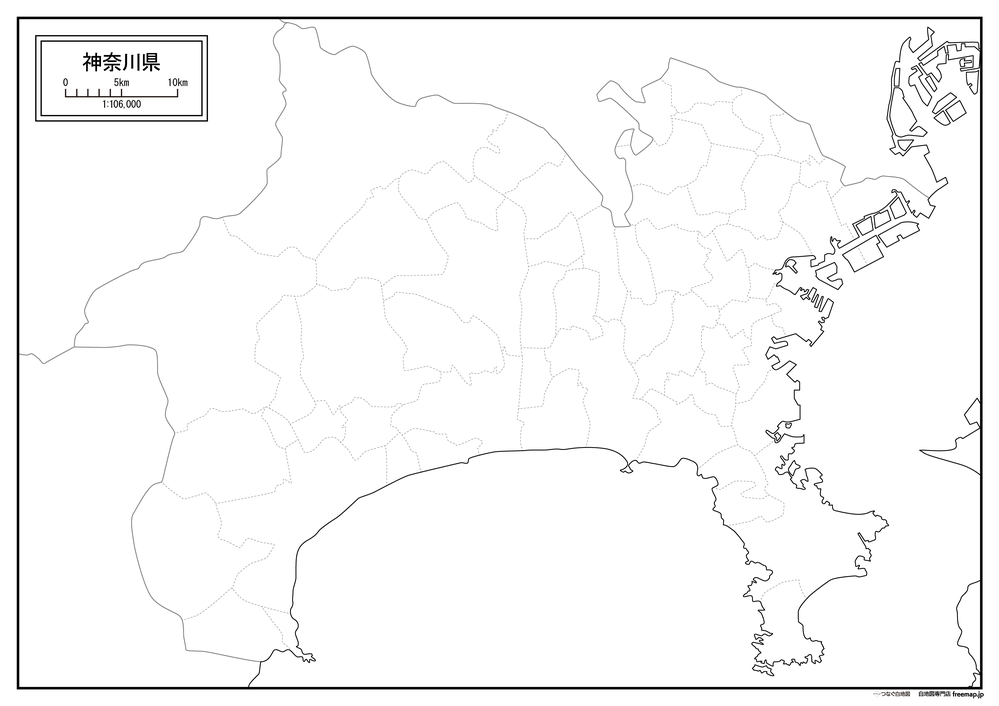
#> input picture images/KANAGAWA0.png, 999 x 706 px, shrunk from 4768 x 3368 before the run
$ python png_to_svg.py ../images/KANAGAWA0.png ../map-data/KANAGAWA_raw.svg
#> lines starting #> are read from the running program, lines starting #| are printed output that depends on the picture; after the words box and inside, x2 and y2 are one past the last pixel; in counts of white or black regions, pixels touching at a corner belong together
#!/usr/bin/env python3
"""
PNG白地図から輪郭を抽出し、SVGファイルを生成するツール。

使い方:
    python png_to_svg.py <input_png> <output_svg>

例:
    python png_to_svg.py ../images/KANAGAWA0.png ../map-data/KANAGAWA_raw.svg
"""

import sys
import cv2
import numpy as np
import svgwrite


def extract_contours(image_path: str, min_area: float = 500.0):
    """PNG画像から閉領域の輪郭を抽出する"""
#> called with image_path = '../images/KANAGAWA0.png', min_area = 500
    img = cv2.imread(image_path, cv2.IMREAD_GRAYSCALE)
    if img is None:
        raise FileNotFoundError(f"画像を読み込めません: {image_path}")

    # 二値化（白地図の境界線は黒い線）
    _, binary = cv2.threshold(img, 200, 255, cv2.THRESH_BINARY_INV)
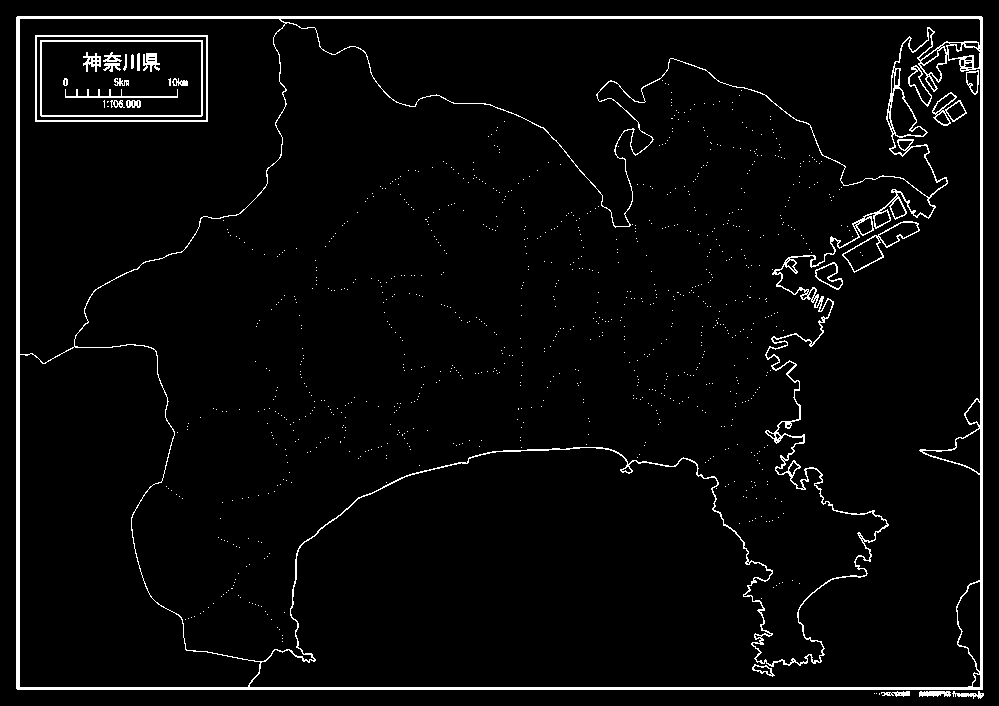
#> binary: shape (706, 999); 3.6% white; 968 white regions (945 under 20 px), largest, box (x1, y1, x2, y2) and area: (16, 16, 983, 690) 19867, (35, 35, 208, 122) 1024, (40, 40, 203, 117) 942

    # ノイズ除去
    kernel = np.ones((2, 2), np.uint8)
    binary = cv2.morphologyEx(binary, cv2.MORPH_CLOSE, kernel)
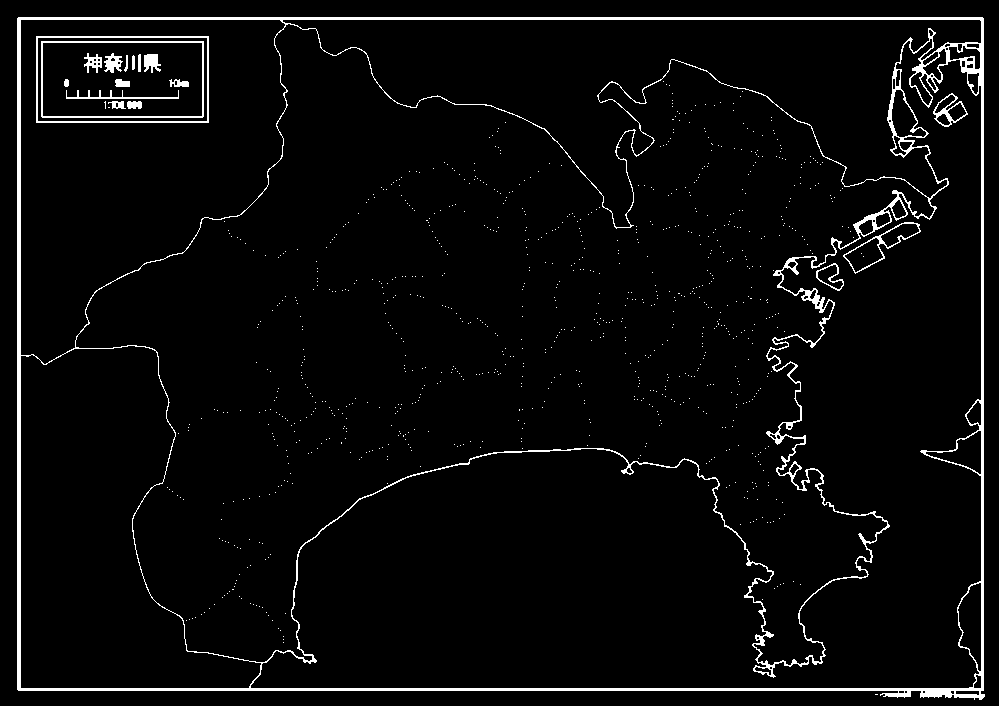
#> binary: shape (706, 999); 3.7% white; 956 white regions (938 under 20 px)

    # 輪郭抽出
    contours, hierarchy = cv2.findContours(
        binary, cv2.RETR_CCOMP, cv2.CHAIN_APPROX_SIMPLE
    )
#> contours = 1025 contours, 964 with area under 20; largest, box (x1, y1, x2, y2) and area: (17, 17, 985, 700) 650630, (75, 23, 935, 666) 277310, (250, 38, 982, 689) 181110, (20, 19, 287, 365) 65057, (282, 19, 982, 228) 58777

    # 面積でフィルタリング（小さすぎるノイズを除去）
    filtered = []
    if hierarchy is not None:
        for i, contour in enumerate(contours):
            area = cv2.contourArea(contour)
            if area >= min_area:
                # 輪郭を簡略化
                epsilon = 0.001 * cv2.arcLength(contour, True)
                approx = cv2.approxPolyDP(contour, epsilon, True)
                if len(approx) >= 3:
                    filtered.append({
                        "contour": approx,
                        "area": area,
                        "hierarchy": hierarchy[0][i],
                    })
#> this loop made 1025 passes
#> (area, epsilon, approx) on pass 971: (14792, 0.516, [[36, 36], [36, 122], [208, 122], [208, 36]])
#> after the loop, filtered = 16 items

    return filtered, img.shape


# [11 lines left out: function contour_to_svg_path, not called in this run]


def create_svg(contours, image_shape, output_path: str):
    """輪郭からSVGファイルを生成する"""
    height, width = image_shape[:2]

    dwg = svgwrite.Drawing(output_path, size=(width, height))
    dwg.viewbox(0, 0, width, height)

    # 面積の大きい順にソート（背景が先、小さい領域が後）
    sorted_contours = sorted(contours, key=lambda c: c["area"], reverse=True)

    for i, item in enumerate(sorted_contours):
        path_d = contour_to_svg_path(item["contour"])
        if path_d:
            dwg.add(dwg.path(
                d=path_d,
                id=f"region_{i:03d}",
                fill="white",
                stroke="black",
                stroke_width=0.5,
            ))

    dwg.save()
    print(f"SVG生成完了: {output_path}")
    print(f"  画像サイズ: {width} x {height}")
    print(f"  検出領域数: {len(contours)}")


def main():
    if len(sys.argv) != 3:
        print(__doc__)
        sys.exit(1)

    input_path = sys.argv[1]
    output_path = sys.argv[2]

    contours, shape = extract_contours(input_path)
#> contours = 16 items; shape = (706, 999)
    create_svg(contours, shape, output_path)
#> in create_svg, `height, width = image_shape[:2]`: height = 706; width = 999
#> (the call stopped at in create_svg, `dwg = svgwrite.Drawing(output_path, size=(width, height))`: svgwrite is not available in this run)


if __name__ == "__main__":
    main()

$ run again, with images/KANAGAWA1.png copied over images/KANAGAWA0.png
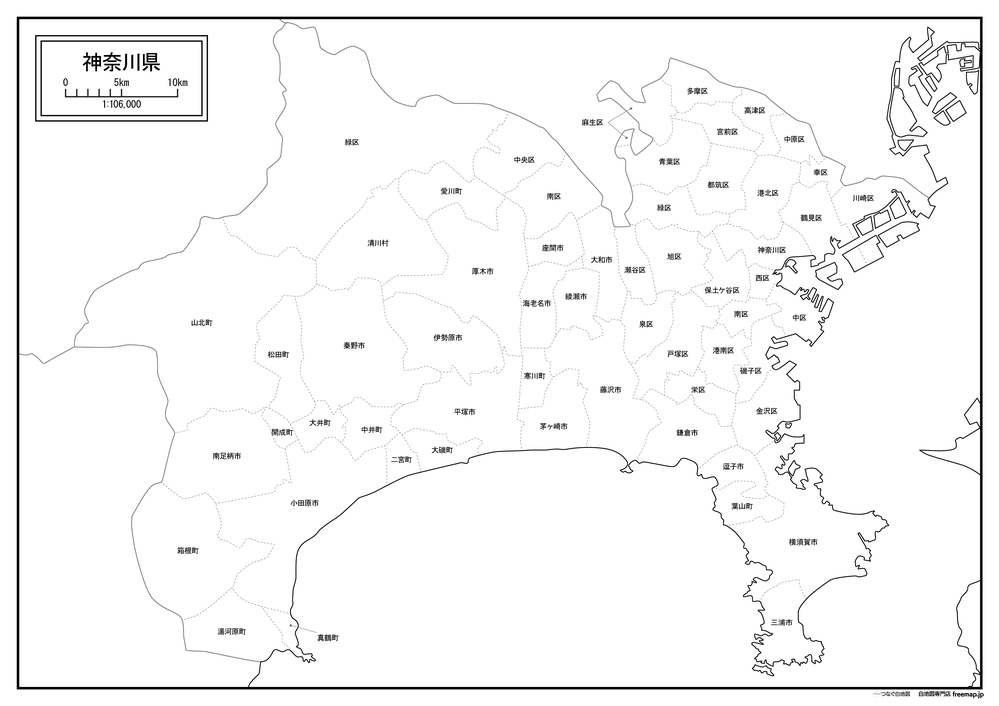
#> input picture images/KANAGAWA1.png, 999 x 706 px, shrunk from 4768 x 3368 before the run
#> in extract_contours, `_, binary = cv2.threshold(img, 200, 255, cv2.THRESH_BINARY_INV)`:
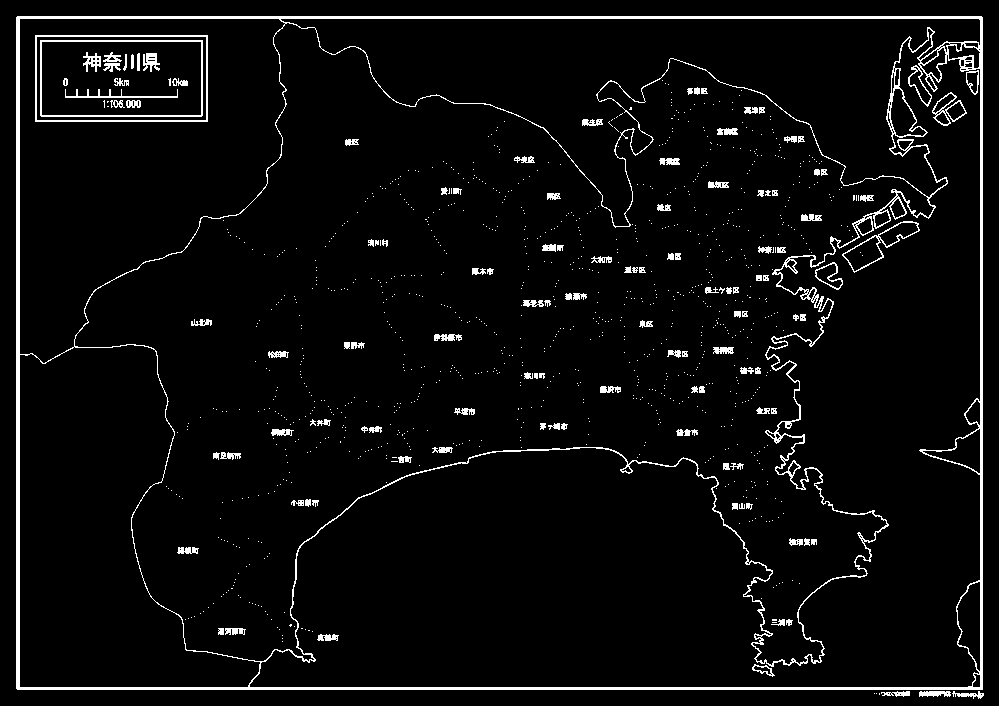
#> binary: shape (706, 999); 4.4% white; 1093 white regions (969 under 20 px), largest, box (x1, y1, x2, y2) and area: (16, 16, 983, 690) 19881, (35, 35, 208, 122) 1024, (40, 40, 203, 117) 942
#> in extract_contours, `binary = cv2.morphologyEx(binary, cv2.MORPH_CLOSE, kernel)`:
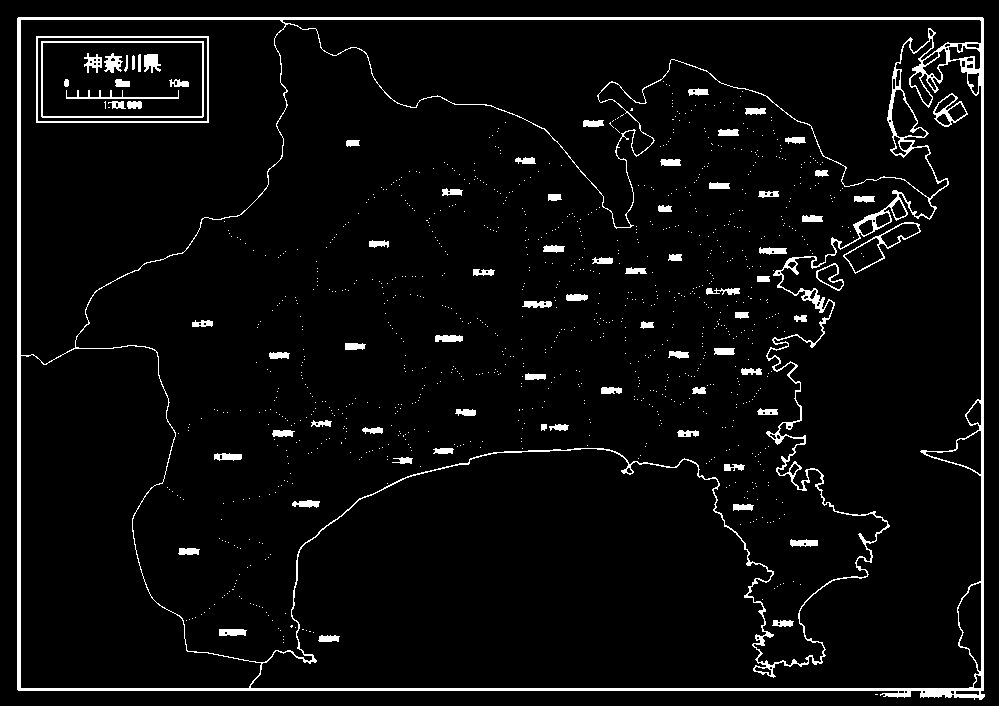
#> binary: shape (706, 999); 4.7% white; 1024 white regions (947 under 20 px)
#> in extract_contours, `contours, hierarchy = cv2.findContours( binary, cv2.RETR_CCOMP, cv2.CH..`: contours = 1111 contours, 991 with area under 20; largest, box (x1, y1, x2, y2) and area: (17, 17, 985, 700) 650630, (75, 23, 935, 666) 277306, (250, 38, 982, 689) 181110, (20, 19, 287, 365) 65057, (282, 19, 982, 228) 58774
#> the loop in extract_contours, `for i, contour in enumerate(contours):` made 1111 passes
#> (area, epsilon, approx) on pass 1057: (14792, 0.516, [[36, 36], [36, 122], [208, 122], [208, 36]])
#> after the loop in extract_contours, `for i, contour in enumerate(contours):`: filtered = 16 items
#> in main, `contours, shape = extract_contours(input_path)`: shape = (706, 999)
#> height = 706; width = 999

$ run again, with images/AFRICA0.png copied over images/KANAGAWA0.png
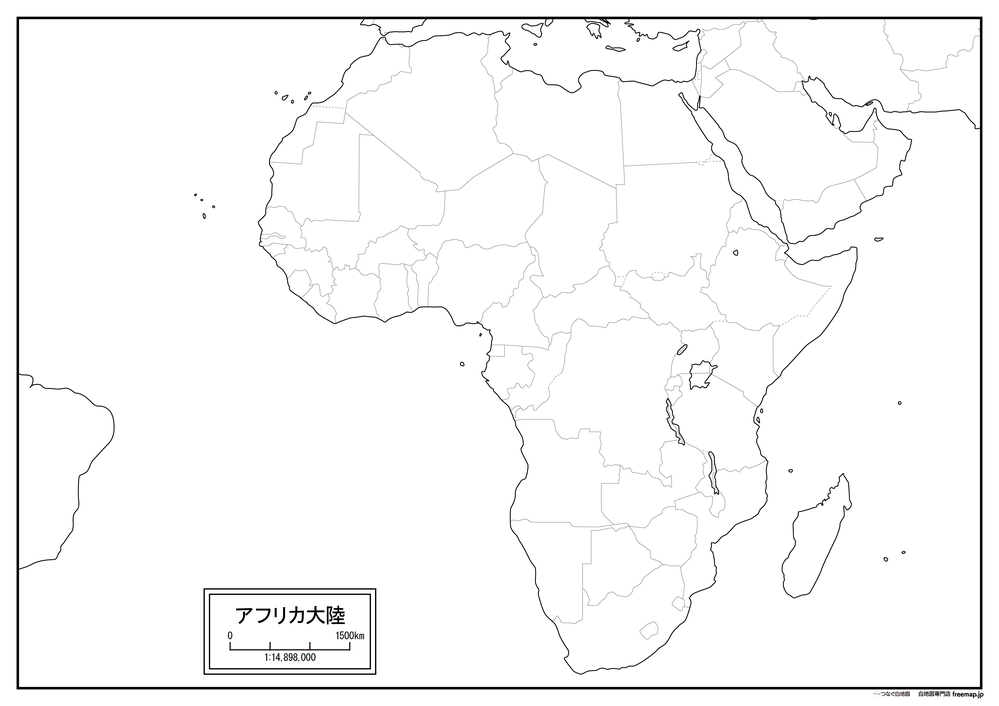
#> input picture images/AFRICA0.png, 999 x 706 px, shrunk from 4768 x 3368 before the run
#> in extract_contours, `_, binary = cv2.threshold(img, 200, 255, cv2.THRESH_BINARY_INV)`:
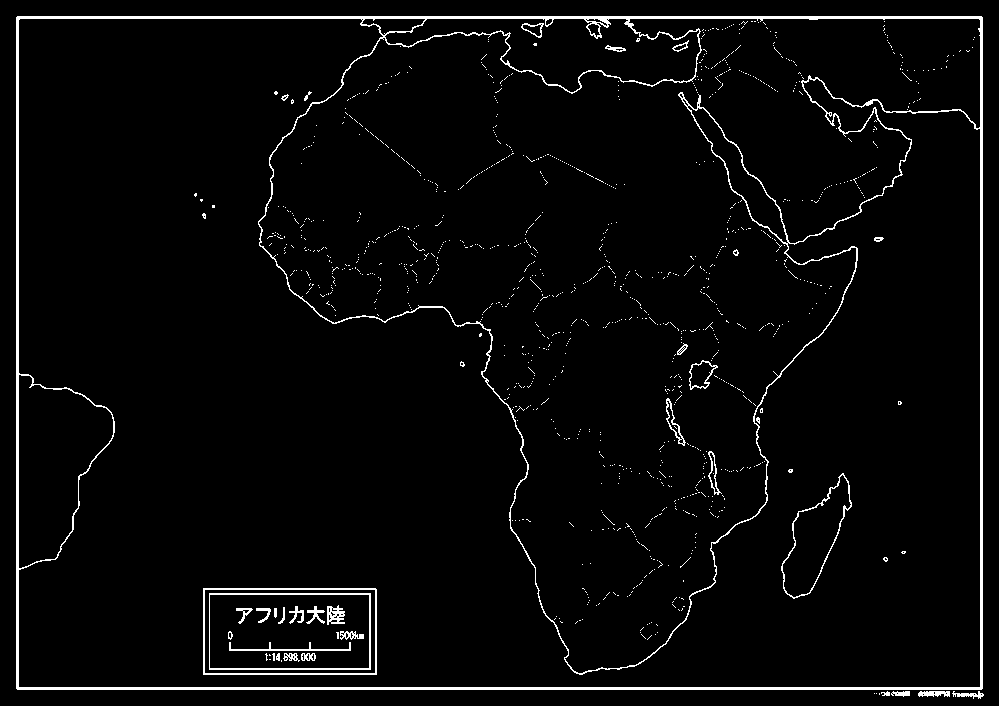
#> binary: shape (706, 999); 3.3% white; 1147 white regions (1115 under 20 px), largest, box (x1, y1, x2, y2) and area: (16, 16, 983, 690) 15669, (203, 588, 377, 675) 1027, (209, 593, 371, 670) 867
#> in extract_contours, `binary = cv2.morphologyEx(binary, cv2.MORPH_CLOSE, kernel)`:
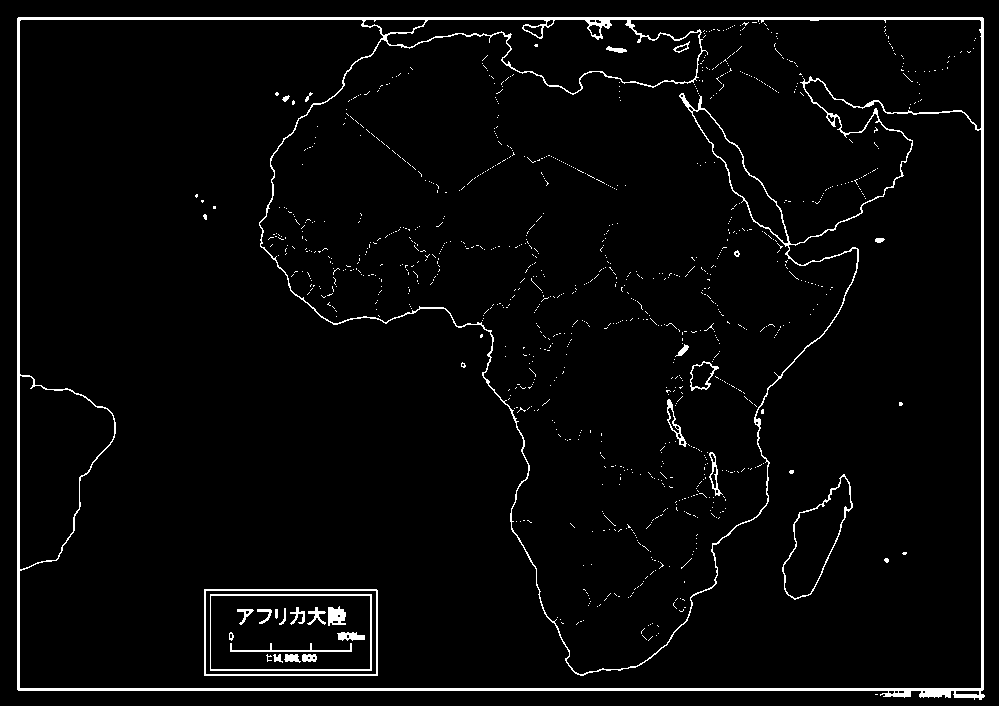
#> binary: shape (706, 999); 3.3% white; 1033 white regions (1006 under 20 px)
#> in extract_contours, `contours, hierarchy = cv2.findContours( binary, cv2.RETR_CCOMP, cv2.CH..`: contours = 1075 contours, 1031 with area under 20; largest, box (x1, y1, x2, y2) and area: (17, 17, 985, 700) 650644, (19, 19, 982, 689) 376584, (259, 19, 982, 675) 236770, (204, 589, 378, 676) 14878, (205, 590, 377, 675) 14362
#> the loop in extract_contours, `for i, contour in enumerate(contours):` made 1075 passes
#> (area, epsilon, approx) on pass 55: (12236, 0.474, [[210, 594], [210, 670], [371, 670], [371, 594]])
#> after the loop in extract_contours, `for i, contour in enumerate(contours):`: filtered = 13 items
#> in main, `contours, shape = extract_contours(input_path)`: shape = (706, 999)
#> height = 706; width = 999
